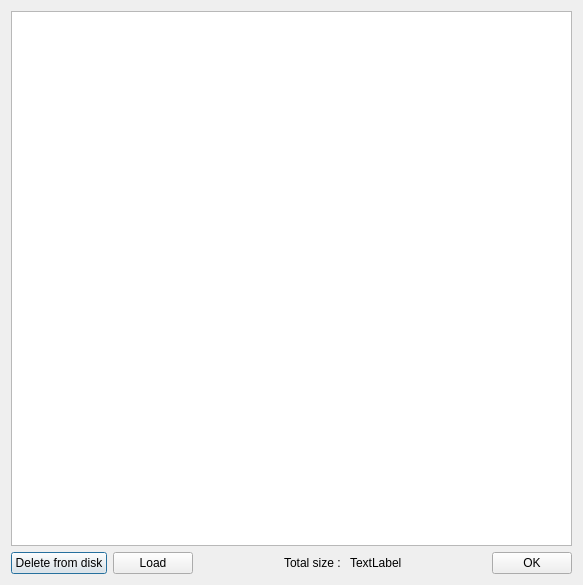
<?xml version="1.0" encoding="UTF-8"?>
<ui version="4.0">
 <class>CDSSManager</class>
 <widget class="QDialog" name="CDSSManager">
  <property name="geometry">
   <rect>
    <x>0</x>
    <y>0</y>
    <width>583</width>
    <height>585</height>
   </rect>
  </property>
  <property name="windowTitle">
   <string>DSS Manager</string>
  </property>
  <layout class="QVBoxLayout" name="verticalLayout_2">
   <item>
    <layout class="QVBoxLayout" name="verticalLayout">
     <item>
      <widget class="QTreeView" name="treeView">
       <property name="editTriggers">
        <set>QAbstractItemView::NoEditTriggers</set>
       </property>
       <property name="rootIsDecorated">
        <bool>false</bool>
       </property>
       <property name="sortingEnabled">
        <bool>true</bool>
       </property>
      </widget>
     </item>
    </layout>
   </item>
   <item>
    <layout class="QHBoxLayout" name="horizontalLayout">
     <item>
      <widget class="QPushButton" name="pushButton_3">
       <property name="text">
        <string>Delete from disk</string>
       </property>
      </widget>
     </item>
     <item>
      <widget class="QPushButton" name="pushButton_2">
       <property name="text">
        <string>Load</string>
       </property>
      </widget>
     </item>
     <item>
      <spacer name="horizontalSpacer_2">
       <property name="orientation">
        <enum>Qt::Horizontal</enum>
       </property>
       <property name="sizeHint" stdset="0">
        <size>
         <width>40</width>
         <height>20</height>
        </size>
       </property>
      </spacer>
     </item>
     <item>
      <widget class="QLabel" name="label">
       <property name="text">
        <string>Total size : </string>
       </property>
       <property name="alignment">
        <set>Qt::AlignRight|Qt::AlignTrailing|Qt::AlignVCenter</set>
       </property>
      </widget>
     </item>
     <item>
      <widget class="QLabel" name="label_2">
       <property name="text">
        <string>TextLabel</string>
       </property>
      </widget>
     </item>
     <item>
      <spacer name="horizontalSpacer">
       <property name="orientation">
        <enum>Qt::Horizontal</enum>
       </property>
       <property name="sizeHint" stdset="0">
        <size>
         <width>40</width>
         <height>20</height>
        </size>
       </property>
      </spacer>
     </item>
     <item>
      <widget class="QPushButton" name="pushButton">
       <property name="text">
        <string>OK</string>
       </property>
      </widget>
     </item>
    </layout>
   </item>
  </layout>
 </widget>
 <resources/>
 <connections/>
</ui>
